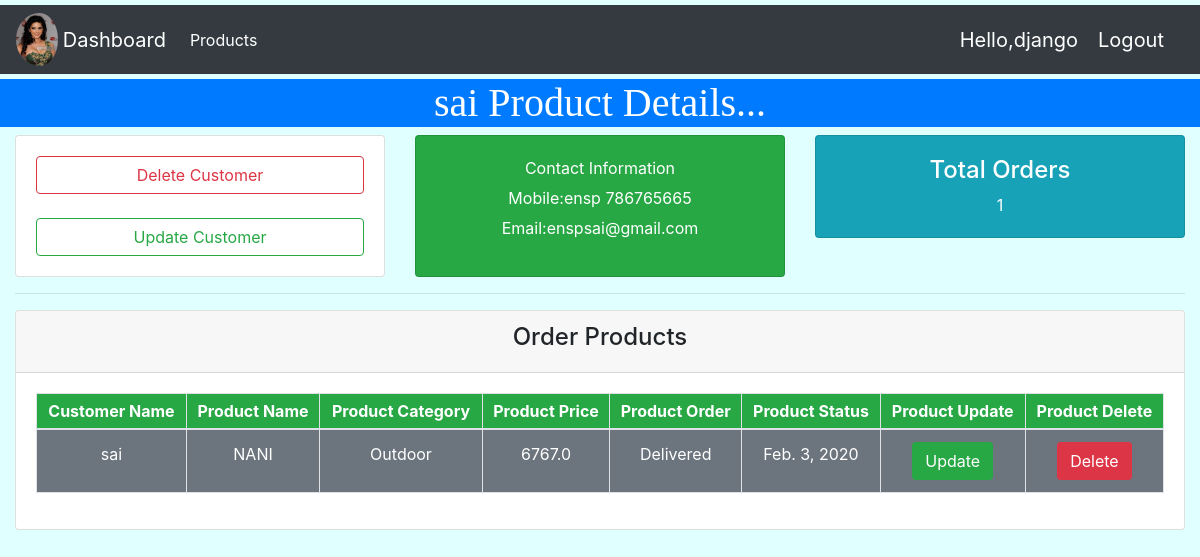
The app's page /customer/11 (signed in) with its own data.
### account/models.py (models this page shows, shortened)
class Customers(models.Model):
    name = models.CharField(max_length=100, null=True)
    emil = models.EmailField(max_length=100, null=True)
    mobile = models.BigIntegerField(null=True)
    created_date = models.DateField(auto_now_add=True, null=True)

class Orders(models.Model):
    STATUS = (
        ('Delivered', 'Delivered'),
        ('Pending', 'Pending'),
        ('Outfordelivery', 'Outfordelivery')
    )
    customer = models.ForeignKey(Customers, on_delete=models.CASCADE) #check
    product = models.ForeignKey(Products, on_delete=models.CASCADE)   ##check
    created_date = models.DateField(auto_now_add=True, null=True)
    status = models.CharField(max_length=100,choices=STATUS)

class Products(models.Model):
    CATEGORY = (
        ('Indoor', 'Indoor'),
        ('Outdoor', 'Outdoor'),
        ('Anywhere', 'Anywhere')
    )
    name = models.CharField(max_length=100)
    price = models.FloatField(null=True)
    created_date = models.DateField(auto_now_add=True, null=True)
    description = models.CharField(max_length=100,null=True,blank=True)
    category = models.CharField(max_length=100,choices=CATEGORY)
    def __str__(self):
        return self.name

### account/views.py (the view)
# urls.py: path('customer/<str_pk>', views.customers, name='customer'),
def customers(request, str_pk):
    customers = Customers.objects.get(id=str_pk)
    orders = customers.orders_set.all()
    total_orders = orders.count()
    context = {'customers': customers, 'orders': orders, 'total_orders': total_orders}
    return render(request, 'crmaccounts/customers.html', context)

### templates/crmaccounts/customers.html (shortened to what this page needs)
{% extends 'crmaccounts/base.html' %}
{% block content %}
<h1 id="h11" class="bg-primary text-white text-center">{{ customers.name }} Product Details...</h1>
<div class="container-fluid">
    <div class="row">
        <div class="col-md">
            <div class="card card-sm text-white">
                <div class="card-body">
                    <a href="{% url 'delete_customer' customers.id %}" class="btn btn-outline-danger btn-block">Delete Customer</a><br>
                    <a href="{% url 'update_customer' customers.id %}" class="btn btn-outline-success btn-block">Update Customer</a>
                </div>
            </div>
        </div>
        <div class="col-md">
            <div class="card card-sm bg-success text-white">
                <div class="card-body">
                    <p class="text-center">Contact Information</p>
                    <center>
                        <p class="p1">Mobile:ensp {{ customers.mobile }}</p>
                        <p class="p1">Email:ensp{{ customers.emil }}</p>
                    </center>
                </div>
            </div>
        </div>
        <div class="col-md">
            <div class="card card-sm bg-info text-center text-white">
                <div class="card-body">
                    <h4>Total Orders</h4>
                    {{ total_orders }}
                </div>
            </div>
        </div>
    </div>
        <hr>
    <div class="row">
        <div class="col-md">
            <div class="card">
                <div class="card-header">
                    <h4 class="text-center">Order Products</h4>
                </div>
                <div class="card-body">
                    <table class="table table-bordered text-center table-hover ">
                        <thead class="table-sm">
                        <tr class="bg-success text-white text-center">
                            <th>Customer Name</th>
                            <th>Product Name</th>
                            <th>Product Category</th>
                            <th>Product Price</th>
                            <th>Product Order</th>
                            <th>Product Status</th>
                            <th>Product Update</th>
                            <th>Product Delete</th>
                        </tr>
                        </thead>
                        <tbody class="bg-secondary text-white">
                        {% for order in orders %}
                            <tr class="text-center">
                                <td>{{ order.customer.name }}</td>
                                <td>{{ order.product }}</td>
                                <td>{{ order.product.category }}</td>
                                <td>{{ order.product.price }}</td>
                                <td>{{ order.status }}</td>
                                <td>{{ order.created_date }}</td>
                                <td><a href="{% url 'update_product' order.customer.id %}" class="text-white btn bg-success">Update</a></td>
                                <td><a href="{% url 'delete_product' order.customer.id %}" class="text-white btn bg-danger">Delete</a></td>
                            </tr>
                        {% endfor %}
                        </tbody>
                    </table>
                </div>
            </div>
        </div>
    </div>
</div>
{% endblock %}

### templates/crmaccounts/navbar.html (shortened to what this page needs)
{% load static %}
<!DOCTYPE html>
<html lang="en">
<head>
    <link rel="stylesheet" href="https://maxcdn.bootstrapcdn.com/bootstrap/4.4.1/css/bootstrap.min.css">
</head>
<body>
{% block content %}
<nav class="navbar navbar-expand-lg navbar-dark bg-dark">
    <img src="{% static 'images/sunny.jpg' %}" style="height: 4%; width: 4%; border-radius: 50%;padding-right: 5px">
  <a class="navbar-brand" href="{% url 'home' %}">Dashboard</a>
  <div class="collapse navbar-collapse" id="navbarNav">
    <ul class="navbar-nav">
      <li class="nav-item active">
        <a class="nav-link" href="{% url 'product' %}">Products</a>
      </li>
    </ul>
  </div>
<span id="s1">Hello,{{ request.user }}</span>
<span id="s2">Logout</span>
</nav>
{% endblock %}
</body>
</html>

### templates/crmaccounts/navbar.html (style rules this page uses)
nav { margin-top: 5px; margin-bottom: 5px; }
#s1,#s2 { color: white;margin-right: 20px;font-size: 20px }

### templates/crmaccounts/customers.html (style rules this page uses)
.p1 { margin-top: -10px }
#h11 { margin-top: 5px; font-family: "Edwardian Script ITC"; }
body { background-color: lightcyan; }

### records on screen
Customers: name "sai", mobile "786765665", emil "sai@gmail.com"
Orders: customer.name "sai", product "NANI", product.category "Outdoor", product.price "6767.0", status "Delivered", created_date "Feb. 3, 2020"

### other values on screen
{{ request.user }} "django"
{{ total_orders }} "1"
